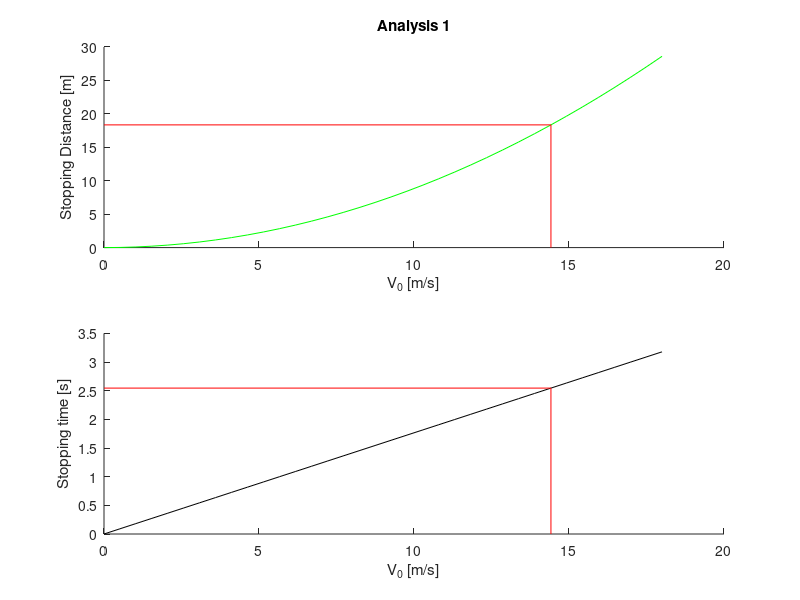
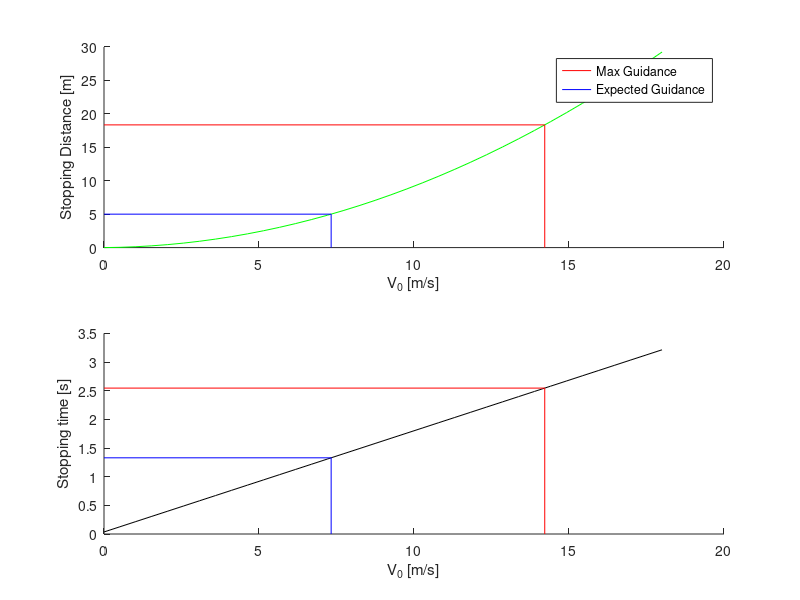

These charts were generated, in order, by the following MATLAB code:
% Tyler Clayton
% StoppingDistance.m
% 10/30/2015

clear all; close all; clc;
%%
v0 = linspace(0,18,2*18); % velocities                 [m/s]
g = 9.81;              % gravitorial acceleration   [m/s/s]
theta_max = 30;        % max pitch angle,           [deg]
Izz = 0.0191;          % moment of inertia          [kg*m*m]
L = .13335;            % length of quad             [m]
F1 = 9.81*.6;          % max motor thrust           [N]
%F2 = ;
%Fnet = ;
in2m = 0.0254;         % inches to meters

%% Moment of Inertia Calc

% % Arm bars
% ms = (75/1000);
% Is = ms/12*((1*in2m)^2+(5.5*in2m)^2);
% % Motors
% mm = (79.3/1000);
% Im = mm/12*(3*(9/8/2*in2m)^2+(7/8*in2m)^2);
% % Battery
% mb = (482.7/1000);
% Ib = mb/12*((6.5*in2m)^2+(1.5*in2m)^2);
% % Center
% Ic = (811.25/1000)/12*((14*in2m)^2+(9/4*in2m)^2);
% 
% Izz = Ic + (Ib+mb*(2*in2m)^2) + (Is+ms*(4.25*in2m)^2) + (Im+mm*(5.25*in2m)^2);

%% Analysis 1
%{
 Assumptions: 
    -Quad is pitched fully backwards (-30deg) moving forwared at v0 at t0
    -Weight is balanced to maintain alt, left over force is allowed to slow
    -pitching moments are ignored
    -drag is ignored
    -1D kinematic equations are used
    -
%}

ax = -tand(theta_max)*g;     % acceleration in x direction

ts1 = -v0./ax;        % stopping time at constant acceleration
d1 = -v0.^2./(2*ax);  % stopping distance at constant acceleration

% get location for maximum sensor distance = 18.35m
Vmax = sqrt(-18.35*2*ax);
Tmax = -Vmax/ax;

figure(1)
subplot(2,1,1)
hold on
plot(v0,d1,'g'); 
plot([0;Vmax],[18.35;18.35],'r');
plot([Vmax;Vmax],[0;18.35],'r');
xlabel('V_0 [m/s]'); ylabel('Stopping Distance [m]');title('Analysis 1');

subplot(2,1,2)
hold on
plot(v0,ts1,'k'); xlabel('V_0 [m/s]'); 
plot([0;Vmax],[Tmax;Tmax],'r');
plot([Vmax;Vmax],[0;Tmax],'r');
ylabel('Stopping time [s]');

%% Analysis 2
%{
 Assumptions: 
    -Quad is pitched fully forward (30deg) moving forwared at v0 at t0
    -Weight is balanced to maintain alt, left over force is allowed to slow
    -pitching moments are ignored, except to rotate from 30 to -30 deg
    -v0 does not change throughout the orientation transition
    -drag is ignored
    -1D kinematic equations are used
    -
%}

tr1 = 2*2*(theta_max)*Izz^2/(2*F1^2*L^2);
dr1 = v0.*tr1;

% get location for maximum distance
% set coeff vector for velocity
c = [1;-2*ax*tr1;2*ax*18.35];
c2 = [1;-2*ax*tr1;2*ax*5];
rs = roots(c);
rs2 = roots(c2);


Tmax2 = tr1-rs2(2)/ax;

figure (2)
subplot(2,1,1)
hold on
plot(v0,dr1+d1,'g'); 
p1 = plot([0;rs(2)],[18.35;18.35],'r');
plot([0;rs2(2)],[5;5],'b');
p2 = plot([rs2(2); rs2(2)],[0; 5],'b');
plot([rs(2);rs(2)],[0;18.35],'r');
xlabel('V_0 [m/s]'); ylabel('Stopping Distance [m]'); 
%title('Analysis 2: Rotation included, 30deg max pitch');
legend([p1,p2],'Max Guidance','Expected Guidance');

subplot(2,1,2)
hold on
plot(v0,ts1+tr1,'k'); xlabel('V_0 [m/s]'); ylabel('Stopping time [s]');
plot([0;rs(2)],[Tmax;Tmax],'r');
plot([rs(2);rs(2)],[0;Tmax],'r');
plot([rs2(2);rs2(2)],[0;Tmax2],'b');
plot([0;rs2(2)],[Tmax2,Tmax2],'b');


